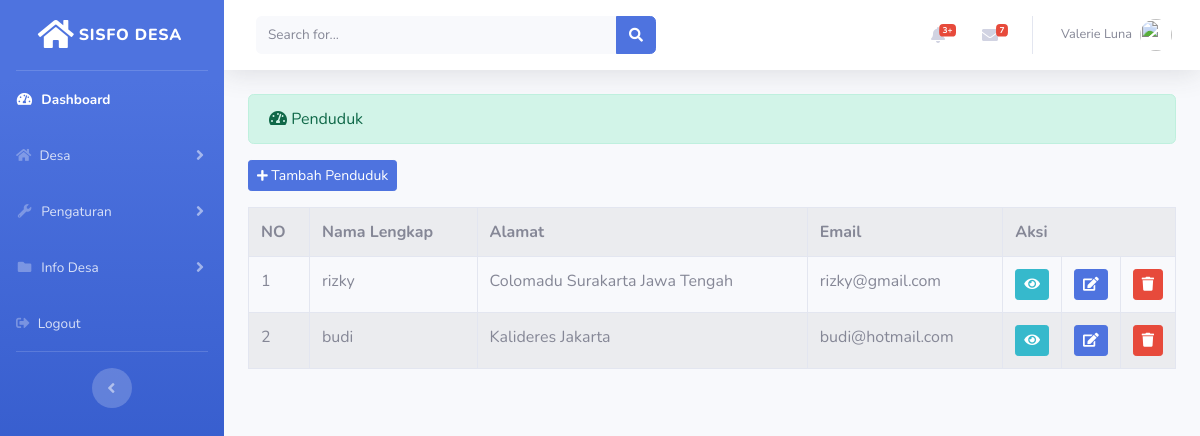
The page /index.php/administrator/penduduk on the database its author committed.
### tables this page shows
CREATE TABLE `penduduk` (
  `id` int(11) NOT NULL,
  `nik` varchar(20) NOT NULL,
  `nama_lengkap` varchar(120) NOT NULL,
  `alamat` varchar(255) NOT NULL,
  `email` varchar(120) NOT NULL,
  `telepon` varchar(20) NOT NULL,
  `tempat_lahir` varchar(120) NOT NULL,
  `tanggal_lahir` date NOT NULL,
  `jenis_kelamin` varchar(120) NOT NULL,
  `photo` varchar(255) NOT NULL
);

### application/controllers/administrator/penduduk.php (called while the page is built, shortened)
<?php
class Penduduk extends CI_Controller
{
	public function index()
	{
		$data['penduduk'] = $this->penduduk_model->tampil_data('penduduk')->result();
		$this->load->view('templates_administrator/header');
		$this->load->view('templates_administrator/sidebar');
		$this->load->view('administrator/penduduk',$data);
		$this->load->view('templates_administrator/footer');
	}
}

### index.php (called while the page is built, shortened)
<?php
require_once BASEPATH.'core/CodeIgniter.php';

### application/models/penduduk_model.php (called while the page is built, shortened)
<?php
class Penduduk_model extends CI_Model
{
	public function tampil_data($table)
	{
		return $this->db->get($table);
	}
}

### application/views/administrator/penduduk.php (the view, shortened to what this page needs)
<div class="container-fluid">
	 <div class="alert alert-success" role="alert">
	    <i class="fas fa-tachometer-alt"></i> Penduduk
	  </div>
	  <?= anchor('administrator/penduduk/tambah_penduduk','<button class="btn btn-sm btn-primary mb-3"><i class="fas fa-plus fa-sm"></i> Tambah Penduduk</button>');?>
	<table class="table table-striped table-hover table-bordered">
		<tr>
			<th>NO</th>
			<th>Nama Lengkap</th>
			<th>Alamat</th>
			<th>Email</th>
			<th colspan="3">Aksi</th>
		</tr>
		<?php
		$no=1;
		foreach ($penduduk as $pnd) :?>
		<tr>
			<td><?= $no++?></td>
			<td><?= $pnd->nama_lengkap ?></td>
			<td><?= $pnd->alamat ?></td>
			<td><?= $pnd->email ?></td>
			<td width="20px"><?= anchor('administrator/penduduk/detail/' . $pnd->id,'<div class = "btn btn-sm btn-info"><i class="fa fa-eye"></i></div>')?>
			</td>
			<td width="20px"><?= anchor('administrator/penduduk/update/' . $pnd->id,'<div class = "btn btn-sm btn-primary"><i class="fa fa-edit"></i></div>')?>
			</td>
			<td width="20px"><?= anchor('administrator/penduduk/delete/' . $pnd->id,'<div class = "btn btn-sm btn-danger"><i class="fa fa-trash"></i></div>')?>
			</td>
		</tr>
	<?php endforeach; ?>
	</table>
</div>

### rows shown on the page
penduduk: nama_lengkap "rizky", alamat "Colomadu Surakarta Jawa Tengah", email "rizky@gmail.com"
penduduk: nama_lengkap "budi", alamat "Kalideres Jakarta", email "budi@hotmail.com"
